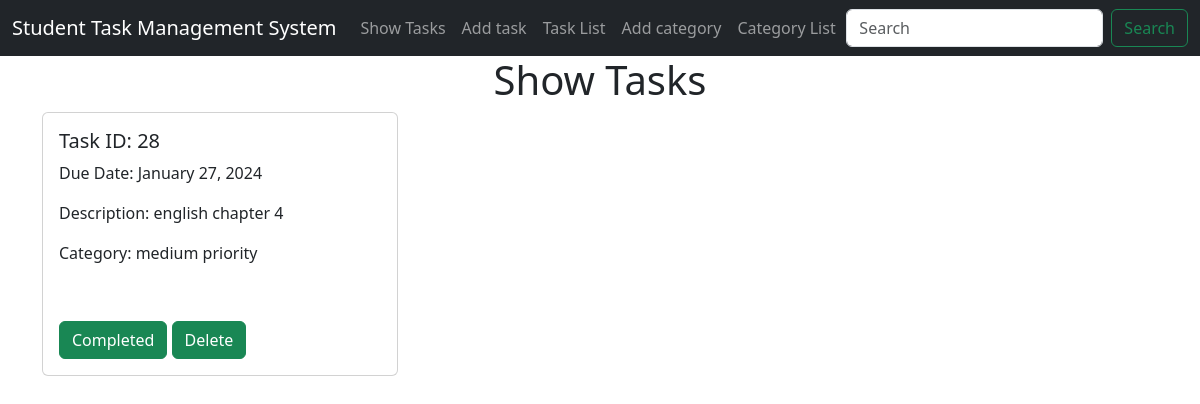
The page / on the database its author committed.
### tasks/models.py (models this page shows, shortened)
class TaskModel(models.Model):
    taskTitle = models.CharField(max_length=255)
    taskDescription = models.TextField()
    is_completed = models.BooleanField(default=False)
    task_Assign_Date = models.DateField()

### categories/models.py (models this page shows, shortened)
class TaskCategory(models.Model):
    categoryName = models.CharField(max_length=255)
    tasks = models.ManyToManyField(TaskModel)

### Task_Management_System/views.py (the view)
# urls.py: path('',views.show_tasks, name="show_tasks"),
def show_tasks(request):
    tasks = TaskModel.objects.all()
    return render(request, 'show_tasks.html', {'tasks': tasks})

### templates/show_tasks.html
{% extends 'base.html' %}
{% block content %}
<div class="container">
    <h1 class="text-center">Show Tasks</h1>
    <div class="row">
        {% for task in tasks %}
        <div class="col-md-4 mb-4">
            <div class="card">
                <div class="card-body">
                    <h5 class="card-title">Task ID: {{ task.id }}</h5>
                    <p class="card-text">Due Date: {{ task.task_Assign_Date|date:"F d, Y" }}</p>
                    <div style="
                            overflow: hidden;
                            display: -webkit-box;
                            -webkit-line-clamp: 3;
                            -webkit-box-orient: vertical;" onmouseover="this.style.webkitLineClamp='initial';"onmouseout="this.style.webkitLineClamp='3';">
                        <p class="card-text">Description: {{ task.taskDescription }}</p>
                    </div>
                    <div
                    style="
                    height: 80px;"
                    onmouseover="this.style.height='auto';"
                    onmouseout="this.style.height='80px';">
                        <p class="card-text mt-3">Category:
                            {% for category in task.taskcategory_set.all %}
                            {{ category.categoryName }}{% if not forloop.last %}, {% endif %}
                            {% endfor %}
                        </p>
                    </div>
                    {% if not task.is_completed %}
                    <a href="{% url 'edit_task' task.id %}" class="btn btn-warning">Edit</a>
                    <a href="{% url 'delete_task' task.id %}" class="btn btn-danger">Delete</a>
                    {% else %}
                    <button type="button" class="btn btn-success" enabled>Completed</button>
                    <button type="button" class="btn btn-success" enabled>Delete</button>
                    {% endif %}
                </div>
            </div>
        </div>
        {% endfor %}
    </div>
</div>
{% endblock %}

### rows shown on the page
TaskModel: id "28", task_Assign_Date "January 27, 2024", taskDescription "english chapter 4", is_completed "Completed"
TaskCategory: categoryName "medium priority"
